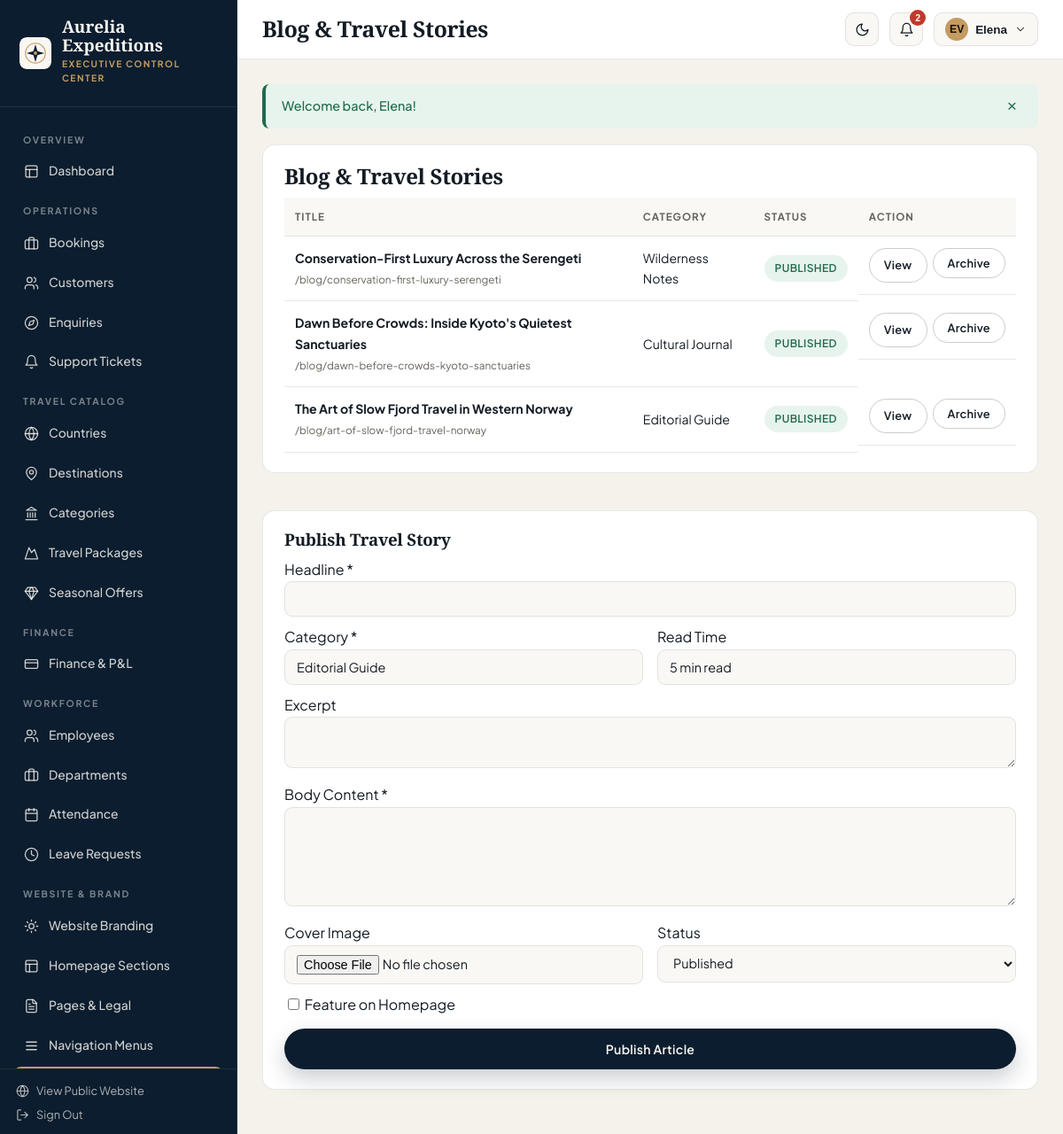
The app's page /admin/blogs (signed in) with its own data.
### tables this page shows
CREATE TABLE `users` (
  `id` INT UNSIGNED NOT NULL AUTO_INCREMENT,
  `uuid` CHAR(36) NOT NULL,
  `first_name` VARCHAR(80) NOT NULL,
  `last_name` VARCHAR(80) NOT NULL,
  `email` VARCHAR(160) NOT NULL,
  `phone` VARCHAR(40) NULL,
  `password_hash` VARCHAR(255) NOT NULL,
  `avatar` VARCHAR(255) NULL,
  `status` ENUM('active','inactive','blocked') NOT NULL DEFAULT 'active',
  `email_verified_at` DATETIME NULL,
  `last_login_at` DATETIME NULL,
  `created_at` TIMESTAMP NOT NULL DEFAULT CURRENT_TIMESTAMP,
  `updated_at` TIMESTAMP NOT NULL DEFAULT CURRENT_TIMESTAMP ON UPDATE CURRENT_TIMESTAMP,
  `deleted_at` DATETIME NULL,
  PRIMARY KEY (`id`),
  UNIQUE KEY `uq_users_uuid` (`uuid`),
  UNIQUE KEY `uq_users_email` (`email`),
  KEY `idx_users_status` (`status`)
);

CREATE TABLE `blog_posts` (
  `id` INT UNSIGNED NOT NULL AUTO_INCREMENT,
  `title` VARCHAR(200) NOT NULL,
  `slug` VARCHAR(220) NOT NULL,
  `category` VARCHAR(80) NOT NULL DEFAULT 'Travel Journal',
  `excerpt` TEXT NULL,
  `content` LONGTEXT NOT NULL,
  `featured_image` VARCHAR(255) NULL,
  `author_id` INT UNSIGNED NULL,
  `read_time` VARCHAR(30) NOT NULL DEFAULT '5 min read',
  `status` ENUM('draft','published') NOT NULL DEFAULT 'published',
  `is_featured` TINYINT(1) NOT NULL DEFAULT 0,
  `published_at` DATETIME NULL,
  `seo_title` VARCHAR(200) NULL,
  `seo_description` VARCHAR(300) NULL,
  `created_at` TIMESTAMP NOT NULL DEFAULT CURRENT_TIMESTAMP,
  `updated_at` TIMESTAMP NOT NULL DEFAULT CURRENT_TIMESTAMP ON UPDATE CURRENT_TIMESTAMP,
  `deleted_at` DATETIME NULL,
  PRIMARY KEY (`id`),
  UNIQUE KEY `uq_blog_slug` (`slug`),
  CONSTRAINT `fk_blog_author` FOREIGN KEY (`author_id`) REFERENCES `users` (`id`) ON DELETE SET NULL
);

### views/admin/website/blogs.php (the view, shortened to what the rows shown need)
<div class="dash-grid-2" style="grid-template-columns:1.35fr 0.95fr;">
    <div class="panel-card">
        <h2>Blog &amp; Travel Stories</h2>
        <div class="table-wrap">
            <table class="data-table">
                <thead><tr><th>Title</th><th>Category</th><th>Status</th><th>Action</th></tr></thead>
                <tbody>
                    <?php foreach ($posts as $p): ?>
                        <tr>
                            <td><strong><?= e($p['title']) ?></strong><br><small style="color:var(--dash-muted);">/blog/<?= e($p['slug']) ?></small></td>
                            <td><?= e($p['category']) ?></td>
                            <td><span class="badge-pill <?= status_badge_class($p['status']) ?>"><?= e(ucfirst($p['status'])) ?></span></td>
                            <td style="display:flex;gap:6px;">
                                <a href="<?= url('/blog/' . $p['slug']) ?>" target="_blank" class="btn-brand btn-brand-outline btn-sm-pill">View</a>
                                <form method="POST" action="<?= url('/admin/blogs/' . (int) $p['id'] . '/delete') ?>" style="margin:0;">
                                    <button type="submit" class="btn-brand btn-brand-outline btn-sm-pill">Archive</button>
                                </form>
                            </td>
                        </tr>
                    <?php endforeach; ?>
                </tbody>
            </table>
        </div>
    </div>
    <div class="panel-card">
        <h3>Publish Travel Story</h3>
        <form method="POST" action="<?= url('/admin/blogs/create') ?>" enctype="multipart/form-data">
            <div style="margin-bottom:10px;"><label class="form-label-editorial">Headline *</label><input type="text" name="title" required class="dash-input"></div>
            <div class="form-grid-2" style="margin-bottom:10px;">
                <div><label class="form-label-editorial">Category *</label><input type="text" name="category" required class="dash-input" value="Editorial Guide"></div>
                <div><label class="form-label-editorial">Read Time</label><input type="text" name="read_time" class="dash-input" value="5 min read"></div>
            </div>
            <div style="margin-bottom:10px;"><label class="form-label-editorial">Excerpt</label><textarea name="excerpt" rows="2" class="dash-textarea"></textarea></div>
            <div style="margin-bottom:10px;"><label class="form-label-editorial">Body Content *</label><textarea name="content" rows="5" required class="dash-textarea"></textarea></div>
            <div class="form-grid-2" style="margin-bottom:10px;">
                <div><label class="form-label-editorial">Cover Image</label><input type="file" name="featured_image" accept="image/*" class="dash-input"></div>
                <div>
                    <label class="form-label-editorial">Status</label>
                    <select name="status" class="dash-select"><option value="published">Published</option><option value="draft">Draft</option></select>
                </div>
            </div>
            <label style="display:block;margin-bottom:14px;"><input type="checkbox" name="is_featured" value="1"> Feature on Homepage</label>
            <button type="submit" class="btn-brand btn-brand-primary" style="width:100%;">Publish Article</button>
        </form>
    </div>
</div>

### core/Router.php (shortened to what the rows shown need)
<?php
class Router
{
    private array $routes = [];
    public function addRoute(string $method, string $path, callable|array $handler, array $middleware = []): void
    {
        $normalized = '/' . trim($path, '/');
        if ($normalized !== '/') {
            $normalized = rtrim($normalized, '/');
        }
        $pattern = preg_replace('#\{([a-zA-Z_][a-zA-Z0-9_]*)\}#', '(?P<$1>[^/]+)', $normalized);
        $regex = '#^' . $pattern . '$#';
        $this->routes[] = [
            'method' => strtoupper($method),
            'path' => $normalized,
            'regex' => $regex,
            'handler' => $handler,
            'middleware' => $middleware,
        ];
    }
    public function dispatch(string $requestUri, string $requestMethod): void
    {
        $path = parse_url($requestUri, PHP_URL_PATH) ?? '/';
        $basePath = base_path();
        if ($basePath !== '' && str_starts_with($path, $basePath)) {
            $path = substr($path, strlen($basePath));
        }
        $path = '/' . trim($path, '/');
        if ($path !== '/') {
            $path = rtrim($path, '/');
        }
        $method = strtoupper($requestMethod);
        foreach ($this->routes as $route) {
            if ($route['method'] !== $method) {
                continue;
            }
            if (preg_match($route['regex'], $path, $matches)) {
                $params = [];
                foreach ($route['middleware'] as $mw) {
                    if (is_callable($mw)) {
                        $mw($params);
                    } elseif (is_string($mw) && class_exists($mw)) {
                        (new $mw())->handle($params);
                    } elseif (is_array($mw) && isset($mw[0]) && class_exists($mw[0])) {
                        $instance = new $mw[0]();
                        $args = array_slice($mw, 1);
                        $instance->handle($params, ...$args);
                    }
                }
                $handler = $route['handler'];
                if (is_array($handler)) {
                    [$controllerClass, $action] = $handler;
                    $controller = new $controllerClass();
                    $controller->$action($params);
                    return;
                }
                return;
            }
        }
    }
}

### views/layouts/dashboard.php (shortened to what the rows shown need)
<?php
$brand = \App\Services\BrandingService::getAll();
$user = \Core\Auth::user();
$portal = $portal ?? 'admin';
$isPreview = !empty($brand['is_previewing']);
$unreadCount = $user ? \App\Services\NotificationService::unreadCount((int) $user['id']) : 0;
$portalLabel = match ($portal) {
    'hr' => 'HR Operations Portal',
    'employee' => 'Specialist Workspace',
    'customer' => 'Traveller Portal',
    default => 'Executive Control Center',
};
?>
<!DOCTYPE html>
<html lang="en">
<head>
    <link rel="stylesheet" href="<?= asset('css/design-system.css') ?>">
    <link rel="stylesheet" href="<?= asset('css/dashboard.css') ?>">
</head>
<body class="portal-<?= e($portal) ?> <?= $isPreview ? 'has-preview-ribbon' : '' ?>">
<div class="dash-shell">
    <aside class="dash-sidebar">
        <a href="<?= url('/' . ($portal === 'admin' ? 'admin' : $portal)) ?>" class="sidebar-brand">
            <img src="<?= e(brand_logo('light')) ?>" alt="<?= e($brand['website_name']) ?>">
            <div>
                <div style="font-family:var(--font-display);font-size:1.18rem;font-weight:700;color:#FAF7F2;line-height:1.1;">
                    <?= e($brand['website_name']) ?>
                </div>
                <span class="sidebar-portal-tag"><?= e($portalLabel) ?></span>
            </div>
        </a>
        <div class="sidebar-scroll">
            <?php if ($portal === 'admin'): ?>
                <div class="sidebar-group-label">Overview</div>
                <a href="<?= url('/admin') ?>" class="sidebar-link <?= current_route_path() === '/admin' ? 'active' : '' ?>"><?= svg_icon('layout', 17) ?> Dashboard</a>
                <?php if (can('bookings.view')): ?>
                    <div class="sidebar-group-label">Operations</div>
                    <a href="<?= url('/admin/bookings') ?>" class="sidebar-link <?= is_active_nav('/admin/bookings') ?>"><?= svg_icon('briefcase', 17) ?> Bookings</a>
                <?php endif; ?>
                <?php if (can('customers.view')): ?>
                    <a href="<?= url('/admin/customers') ?>" class="sidebar-link <?= is_active_nav('/admin/customers') ?>"><?= svg_icon('users', 17) ?> Customers</a>
                <?php endif; ?>
                <?php if (can('enquiries.view')): ?>
                    <a href="<?= url('/admin/enquiries') ?>" class="sidebar-link <?= is_active_nav('/admin/enquiries') ?>"><?= svg_icon('compass', 17) ?> Enquiries</a>
                <?php endif; ?>
                <?php if (can('support.manage')): ?>
                    <a href="<?= url('/admin/support') ?>" class="sidebar-link <?= is_active_nav('/admin/support') ?>"><?= svg_icon('bell', 17) ?> Support Tickets</a>
                <?php endif; ?>
                <?php if (can('packages.view') || can('destinations.view') || can('categories.view')): ?>
                    <div class="sidebar-group-label">Travel Catalog</div>
                    <?php if (can('destinations.view')): ?>
                        <a href="<?= url('/admin/countries') ?>" class="sidebar-link <?= is_active_nav('/admin/countries') ?>"><?= svg_icon('globe', 17) ?> Countries</a>
                        <a href="<?= url('/admin/destinations') ?>" class="sidebar-link <?= is_active_nav('/admin/destinations') ?>"><?= svg_icon('map-pin', 17) ?> Destinations</a>
                    <?php endif; ?>
                    <?php if (can('categories.view')): ?>
                        <a href="<?= url('/admin/categories') ?>" class="sidebar-link <?= is_active_nav('/admin/categories') ?>"><?= svg_icon('landmark', 17) ?> Categories</a>
                    <?php endif; ?>
                    <?php if (can('packages.view')): ?>
                        <a href="<?= url('/admin/packages') ?>" class="sidebar-link <?= is_active_nav('/admin/packages') ?>"><?= svg_icon('mountain', 17) ?> Travel Packages</a>
                    <?php endif; ?>
                    <?php if (can('offers.manage')): ?>
                        <a href="<?= url('/admin/offers') ?>" class="sidebar-link <?= is_active_nav('/admin/offers') ?>"><?= svg_icon('gem', 17) ?> Seasonal Offers</a>
                    <?php endif; ?>
                <?php endif; ?>
                <?php if (can('finance.view')): ?>
                    <div class="sidebar-group-label">Finance</div>
                    <a href="<?= url('/admin/finance') ?>" class="sidebar-link <?= is_active_nav('/admin/finance') ?>"><?= svg_icon('credit-card', 17) ?> Finance &amp; P&amp;L</a>
                <?php endif; ?>
                <?php if (can('employees.view')): ?>
                    <div class="sidebar-group-label">Workforce</div>
                    <a href="<?= url('/admin/employees') ?>" class="sidebar-link <?= is_active_nav('/admin/employees') ?>"><?= svg_icon('users', 17) ?> Employees</a>
                    <a href="<?= url('/admin/departments') ?>" class="sidebar-link <?= is_active_nav('/admin/departments') ?>"><?= svg_icon('briefcase', 17) ?> Departments</a>
                    <a href="<?= url('/admin/attendance') ?>" class="sidebar-link <?= is_active_nav('/admin/attendance') ?>"><?= svg_icon('calendar', 17) ?> Attendance</a>
                    <a href="<?= url('/admin/leaves') ?>" class="sidebar-link <?= is_active_nav('/admin/leaves') ?>"><?= svg_icon('clock', 17) ?> Leave Requests</a>
                <?php endif; ?>
                <?php if (can('branding.view') || can('website.view') || can('seo.manage')): ?>
                    <div class="sidebar-group-label">Website &amp; Brand</div>
                    <?php if (can('branding.view')): ?>
                        <a href="<?= url('/admin/branding') ?>" class="sidebar-link <?= is_active_nav('/admin/branding') ?>"><?= svg_icon('sun', 17) ?> Website Branding</a>
                    <?php endif; ?>
                    <?php if (can('website.view')): ?>
                        <a href="<?= url('/admin/homepage-sections') ?>" class="sidebar-link <?= is_active_nav('/admin/homepage-sections') ?>"><?= svg_icon('layout', 17) ?> Homepage Sections</a>
                        <a href="<?= url('/admin/pages') ?>" class="sidebar-link <?= is_active_nav('/admin/pages') ?>"><?= svg_icon('file-text', 17) ?> Pages &amp; Legal</a>
                        <a href="<?= url('/admin/menus') ?>" class="sidebar-link <?= is_active_nav('/admin/menus') ?>"><?= svg_icon('menu', 17) ?> Navigation Menus</a>
                        <a href="<?= url('/admin/blogs') ?>" class="sidebar-link <?= is_active_nav('/admin/blogs') ?>"><?= svg_icon('file-text', 17) ?> Blog Stories</a>
                    <?php endif; ?>
                <?php endif; ?>
            <?php endif; ?>
        </div>
        <div class="sidebar-footer">
            <a href="<?= url('/') ?>" style="display:flex;align-items:center;gap:8px;opacity:0.85;margin-bottom:8px;">
                <?= svg_icon('globe', 15) ?> View Public Website
            </a>
            <form method="POST" action="<?= url('/logout') ?>" style="margin:0;">
                <button type="submit" style="background:none;border:none;color:inherit;padding:0;cursor:pointer;display:flex;align-items:center;gap:8px;font-family:inherit;font-size:inherit;opacity:0.85;">
                    <?= svg_icon('log-out', 15) ?> Sign Out
                </button>
            </form>
        </div>
    </aside>
    <div class="dash-main">
        <header class="dash-topbar">
            <div class="topbar-left">
                <h1 class="topbar-title"><?= e($pageTitle ?? 'Dashboard') ?></h1>
            </div>
            <div class="topbar-actions">
                <button type="button" class="icon-btn" data-theme-toggle title="Toggle light/dark mode" aria-label="Toggle theme">
                    <?= svg_icon('moon', 17) ?>
                </button>
                <div class="dropdown-wrap">
                    <button type="button" class="icon-btn" data-dropdown-btn="notif-popover" aria-label="Notifications">
                        <?= svg_icon('bell', 17) ?>
                        <?php if ($unreadCount > 0): ?>
                            <span class="notif-dot"><?= $unreadCount > 9 ? '9+' : $unreadCount ?></span>
                        <?php endif; ?>
                    </button>
                </div>
                <div class="dropdown-wrap">
                    <button type="button" class="icon-btn" style="width:auto;padding:0 12px;gap:8px;" data-dropdown-btn="profile-popover">
                        <span style="width:26px;height:26px;border-radius:50%;background:var(--brand-accent);color:#111;display:inline-flex;align-items:center;justify-content:center;font-weight:700;font-size:0.76rem;">
                            <?= e(strtoupper(substr($user['first_name'] ?? 'U', 0, 1) . substr($user['last_name'] ?? '', 0, 1))) ?>
                        </span>
                        <span style="font-size:0.84rem;font-weight:600;"><?= e($user['first_name'] ?? 'Account') ?></span>
                        <?= svg_icon('chevron-down', 14) ?>
                    </button>
                </div>
            </div>
        </header>
        <main class="dash-content">
            <?php require BASE_PATH . '/views/partials/flash.php'; ?>
            <?= $content ?>
        </main>
    </div>
</div>
</body>
</html>

### records on screen
users: first_name+last_name "EV", first_name "Elena"
blog_posts: title "Conservation-First Luxury Across the Serengeti", slug "conservation-first-luxury-serengeti", category "Wilderness Notes", status "PUBLISHED"
blog_posts: title "Dawn Before Crowds: Inside Kyoto's Quietest Sanctuaries", slug "dawn-before-crowds-kyoto-sanctuaries", category "Cultural Journal", status "PUBLISHED"
blog_posts: title "The Art of Slow Fjord Travel in Western Norway", slug "art-of-slow-fjord-travel-norway", category "Editorial Guide", status "PUBLISHED"

### other values on screen
$unreadCount "2"
$msg "Welcome back, Elena!"
